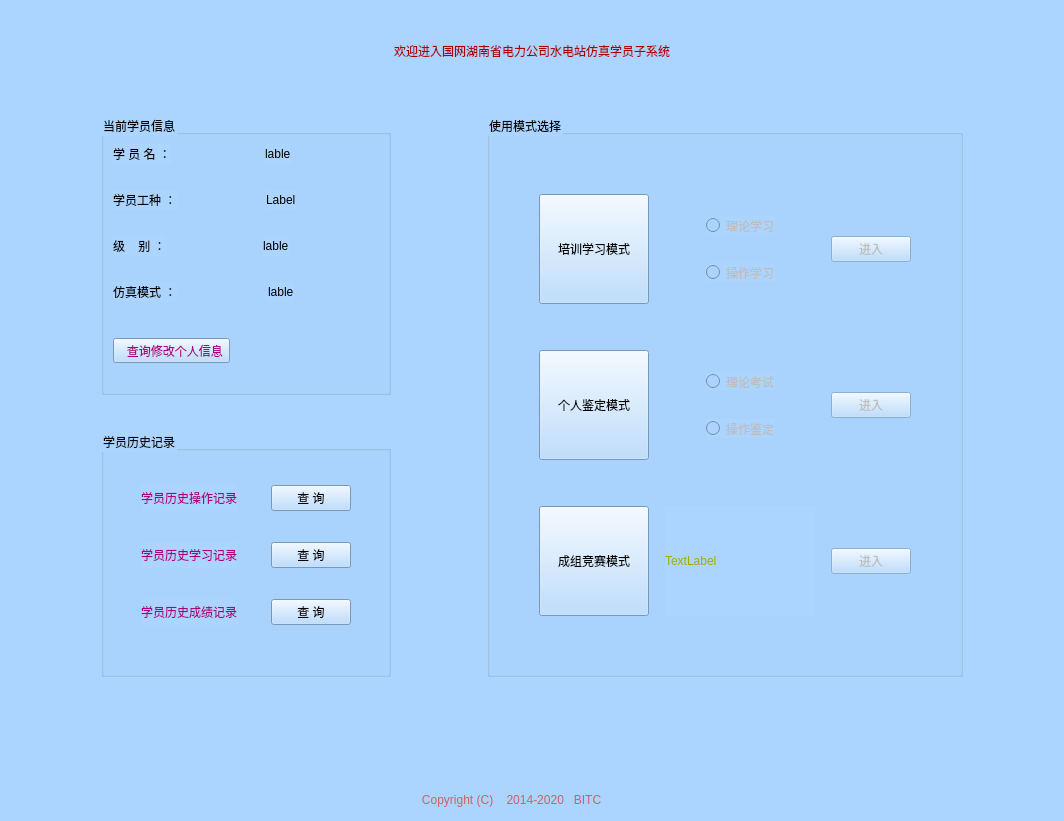
<?xml version="1.0" encoding="UTF-8"?>
<ui version="4.0">
 <class>hostpage</class>
 <widget class="QWidget" name="hostpage">
  <property name="geometry">
   <rect>
    <x>0</x>
    <y>0</y>
    <width>1064</width>
    <height>821</height>
   </rect>
  </property>
  <property name="windowTitle">
   <string>学员站主页面</string>
  </property>
  <property name="styleSheet">
   <string notr="true">font: 14pt &quot;宋体&quot;;
border-color: rgb(0, 255, 0);
background-color: rgb(171, 212, 255);
</string>
  </property>
  <layout class="QGridLayout" name="gridLayout_4">
   <item row="0" column="0">
    <spacer name="verticalSpacer_12">
     <property name="orientation">
      <enum>Qt::Vertical</enum>
     </property>
     <property name="sizeType">
      <enum>QSizePolicy::Fixed</enum>
     </property>
     <property name="sizeHint" stdset="0">
      <size>
       <width>20</width>
       <height>30</height>
      </size>
     </property>
    </spacer>
   </item>
   <item row="1" column="0">
    <layout class="QVBoxLayout" name="verticalLayout_7">
     <item>
      <layout class="QHBoxLayout" name="horizontalLayout_11">
       <item>
        <spacer name="horizontalSpacer_21">
         <property name="orientation">
          <enum>Qt::Horizontal</enum>
         </property>
         <property name="sizeHint" stdset="0">
          <size>
           <width>108</width>
           <height>20</height>
          </size>
         </property>
        </spacer>
       </item>
       <item>
        <widget class="QLabel" name="label_2">
         <property name="styleSheet">
          <string notr="true">
font: 75 24pt &quot;华文新魏&quot;;
color: rgb(170, 0, 0);</string>
         </property>
         <property name="text">
          <string>欢迎进入国网湖南省电力公司水电站仿真学员子系统</string>
         </property>
        </widget>
       </item>
       <item>
        <spacer name="horizontalSpacer_22">
         <property name="orientation">
          <enum>Qt::Horizontal</enum>
         </property>
         <property name="sizeHint" stdset="0">
          <size>
           <width>148</width>
           <height>20</height>
          </size>
         </property>
        </spacer>
       </item>
      </layout>
     </item>
     <item>
      <spacer name="verticalSpacer_10">
       <property name="orientation">
        <enum>Qt::Vertical</enum>
       </property>
       <property name="sizeHint" stdset="0">
        <size>
         <width>20</width>
         <height>48</height>
        </size>
       </property>
      </spacer>
     </item>
     <item>
      <layout class="QHBoxLayout" name="horizontalLayout_10">
       <item>
        <spacer name="horizontalSpacer_19">
         <property name="orientation">
          <enum>Qt::Horizontal</enum>
         </property>
         <property name="sizeHint" stdset="0">
          <size>
           <width>40</width>
           <height>20</height>
          </size>
         </property>
        </spacer>
       </item>
       <item>
        <layout class="QVBoxLayout" name="verticalLayout_6">
         <item>
          <widget class="QGroupBox" name="groupBox">
           <property name="styleSheet">
            <string notr="true"/>
           </property>
           <property name="title">
            <string>当前学员信息</string>
           </property>
           <layout class="QGridLayout" name="gridLayout_3">
            <item row="0" column="0">
             <layout class="QHBoxLayout" name="horizontalLayout_8">
              <item>
               <widget class="QLabel" name="label">
                <property name="text">
                 <string>学 员 名 ：</string>
                </property>
               </widget>
              </item>
              <item>
               <spacer name="horizontalSpacer_16">
                <property name="orientation">
                 <enum>Qt::Horizontal</enum>
                </property>
                <property name="sizeHint" stdset="0">
                 <size>
                  <width>40</width>
                  <height>20</height>
                 </size>
                </property>
               </spacer>
              </item>
              <item>
               <widget class="QLabel" name="label_username">
                <property name="styleSheet">
                 <string notr="true">font: 16pt &quot;宋体&quot;;</string>
                </property>
                <property name="text">
                 <string>lable</string>
                </property>
               </widget>
              </item>
              <item>
               <spacer name="horizontalSpacer_25">
                <property name="orientation">
                 <enum>Qt::Horizontal</enum>
                </property>
                <property name="sizeHint" stdset="0">
                 <size>
                  <width>40</width>
                  <height>20</height>
                 </size>
                </property>
               </spacer>
              </item>
             </layout>
            </item>
            <item row="4" column="0">
             <layout class="QHBoxLayout" name="horizontalLayout_9">
              <item>
               <widget class="QLabel" name="label_3">
                <property name="text">
                 <string>级    别 ：</string>
                </property>
               </widget>
              </item>
              <item>
               <spacer name="horizontalSpacer_17">
                <property name="orientation">
                 <enum>Qt::Horizontal</enum>
                </property>
                <property name="sizeHint" stdset="0">
                 <size>
                  <width>40</width>
                  <height>20</height>
                 </size>
                </property>
               </spacer>
              </item>
              <item>
               <widget class="QLabel" name="label_userrange">
                <property name="styleSheet">
                 <string notr="true"/>
                </property>
                <property name="text">
                 <string>lable</string>
                </property>
               </widget>
              </item>
              <item>
               <spacer name="horizontalSpacer_26">
                <property name="orientation">
                 <enum>Qt::Horizontal</enum>
                </property>
                <property name="sizeHint" stdset="0">
                 <size>
                  <width>40</width>
                  <height>20</height>
                 </size>
                </property>
               </spacer>
              </item>
             </layout>
            </item>
            <item row="10" column="0">
             <widget class="QToolButton" name="toolButton_personinfo">
              <property name="styleSheet">
               <string notr="true">color: rgb(170, 0, 127);</string>
              </property>
              <property name="text">
               <string>  查询修改个人信息</string>
              </property>
              <property name="icon">
               <iconset resource="../SimuTrainee.qrc">
                <normaloff>:/pic/images/未标题-8.png</normaloff>:/pic/images/未标题-8.png</iconset>
              </property>
              <property name="iconSize">
               <size>
                <width>20</width>
                <height>20</height>
               </size>
              </property>
              <property name="toolButtonStyle">
               <enum>Qt::ToolButtonTextBesideIcon</enum>
              </property>
             </widget>
            </item>
            <item row="8" column="0">
             <spacer name="verticalSpacer_13">
              <property name="orientation">
               <enum>Qt::Vertical</enum>
              </property>
              <property name="sizeHint" stdset="0">
               <size>
                <width>20</width>
                <height>30</height>
               </size>
              </property>
             </spacer>
            </item>
            <item row="1" column="0">
             <spacer name="verticalSpacer_14">
              <property name="orientation">
               <enum>Qt::Vertical</enum>
              </property>
              <property name="sizeType">
               <enum>QSizePolicy::Expanding</enum>
              </property>
              <property name="sizeHint" stdset="0">
               <size>
                <width>20</width>
                <height>20</height>
               </size>
              </property>
             </spacer>
            </item>
            <item row="3" column="0">
             <spacer name="verticalSpacer_15">
              <property name="orientation">
               <enum>Qt::Vertical</enum>
              </property>
              <property name="sizeHint" stdset="0">
               <size>
                <width>20</width>
                <height>20</height>
               </size>
              </property>
             </spacer>
            </item>
            <item row="11" column="0">
             <spacer name="verticalSpacer_16">
              <property name="orientation">
               <enum>Qt::Vertical</enum>
              </property>
              <property name="sizeHint" stdset="0">
               <size>
                <width>20</width>
                <height>20</height>
               </size>
              </property>
             </spacer>
            </item>
            <item row="2" column="0">
             <layout class="QHBoxLayout" name="horizontalLayout_13">
              <item>
               <widget class="QLabel" name="label_5">
                <property name="text">
                 <string>学员工种 ：</string>
                </property>
               </widget>
              </item>
              <item>
               <spacer name="horizontalSpacer_30">
                <property name="orientation">
                 <enum>Qt::Horizontal</enum>
                </property>
                <property name="sizeHint" stdset="0">
                 <size>
                  <width>40</width>
                  <height>20</height>
                 </size>
                </property>
               </spacer>
              </item>
              <item>
               <widget class="QLabel" name="label_usertype">
                <property name="text">
                 <string>Label</string>
                </property>
               </widget>
              </item>
              <item>
               <spacer name="horizontalSpacer_29">
                <property name="orientation">
                 <enum>Qt::Horizontal</enum>
                </property>
                <property name="sizeHint" stdset="0">
                 <size>
                  <width>40</width>
                  <height>20</height>
                 </size>
                </property>
               </spacer>
              </item>
             </layout>
            </item>
            <item row="6" column="0">
             <layout class="QHBoxLayout" name="horizontalLayout_14">
              <item>
               <widget class="QLabel" name="label_10">
                <property name="text">
                 <string>仿真模式 ：</string>
                </property>
               </widget>
              </item>
              <item>
               <spacer name="horizontalSpacer_31">
                <property name="orientation">
                 <enum>Qt::Horizontal</enum>
                </property>
                <property name="sizeHint" stdset="0">
                 <size>
                  <width>40</width>
                  <height>20</height>
                 </size>
                </property>
               </spacer>
              </item>
              <item>
               <widget class="QLabel" name="label_usermode">
                <property name="styleSheet">
                 <string notr="true">font: 16pt &quot;宋体&quot;;</string>
                </property>
                <property name="text">
                 <string>lable</string>
                </property>
               </widget>
              </item>
              <item>
               <spacer name="horizontalSpacer_32">
                <property name="orientation">
                 <enum>Qt::Horizontal</enum>
                </property>
                <property name="sizeHint" stdset="0">
                 <size>
                  <width>40</width>
                  <height>20</height>
                 </size>
                </property>
               </spacer>
              </item>
             </layout>
            </item>
            <item row="5" column="0">
             <spacer name="verticalSpacer_17">
              <property name="orientation">
               <enum>Qt::Vertical</enum>
              </property>
              <property name="sizeHint" stdset="0">
               <size>
                <width>20</width>
                <height>20</height>
               </size>
              </property>
             </spacer>
            </item>
           </layout>
          </widget>
         </item>
         <item>
          <spacer name="verticalSpacer_9">
           <property name="orientation">
            <enum>Qt::Vertical</enum>
           </property>
           <property name="sizeHint" stdset="0">
            <size>
             <width>20</width>
             <height>30</height>
            </size>
           </property>
          </spacer>
         </item>
         <item>
          <widget class="QGroupBox" name="groupBox_2">
           <property name="title">
            <string>学员历史记录</string>
           </property>
           <layout class="QGridLayout" name="gridLayout_2">
            <item row="0" column="0">
             <layout class="QVBoxLayout" name="verticalLayout_5">
              <item>
               <spacer name="verticalSpacer_5">
                <property name="orientation">
                 <enum>Qt::Vertical</enum>
                </property>
                <property name="sizeHint" stdset="0">
                 <size>
                  <width>20</width>
                  <height>25</height>
                 </size>
                </property>
               </spacer>
              </item>
              <item>
               <layout class="QHBoxLayout" name="horizontalLayout_5">
                <item>
                 <spacer name="horizontalSpacer_9">
                  <property name="orientation">
                   <enum>Qt::Horizontal</enum>
                  </property>
                  <property name="sizeHint" stdset="0">
                   <size>
                    <width>28</width>
                    <height>20</height>
                   </size>
                  </property>
                 </spacer>
                </item>
                <item>
                 <widget class="QLabel" name="label_4">
                  <property name="styleSheet">
                   <string notr="true">color: rgb(170, 0, 127);</string>
                  </property>
                  <property name="text">
                   <string>学员历史操作记录</string>
                  </property>
                 </widget>
                </item>
                <item>
                 <spacer name="horizontalSpacer_7">
                  <property name="orientation">
                   <enum>Qt::Horizontal</enum>
                  </property>
                  <property name="sizeHint" stdset="0">
                   <size>
                    <width>28</width>
                    <height>20</height>
                   </size>
                  </property>
                 </spacer>
                </item>
                <item>
                 <widget class="QPushButton" name="pushButton_oprrecord">
                  <property name="text">
                   <string>查 询</string>
                  </property>
                  <property name="icon">
                   <iconset resource="../SimuTrainee.qrc">
                    <normaloff>:/pic/images/(09,13).png</normaloff>:/pic/images/(09,13).png</iconset>
                  </property>
                  <property name="iconSize">
                   <size>
                    <width>20</width>
                    <height>20</height>
                   </size>
                  </property>
                 </widget>
                </item>
                <item>
                 <spacer name="horizontalSpacer_8">
                  <property name="orientation">
                   <enum>Qt::Horizontal</enum>
                  </property>
                  <property name="sizeHint" stdset="0">
                   <size>
                    <width>28</width>
                    <height>20</height>
                   </size>
                  </property>
                 </spacer>
                </item>
               </layout>
              </item>
              <item>
               <spacer name="verticalSpacer_6">
                <property name="orientation">
                 <enum>Qt::Vertical</enum>
                </property>
                <property name="sizeHint" stdset="0">
                 <size>
                  <width>20</width>
                  <height>25</height>
                 </size>
                </property>
               </spacer>
              </item>
              <item>
               <layout class="QHBoxLayout" name="horizontalLayout_6">
                <item>
                 <spacer name="horizontalSpacer_10">
                  <property name="orientation">
                   <enum>Qt::Horizontal</enum>
                  </property>
                  <property name="sizeHint" stdset="0">
                   <size>
                    <width>28</width>
                    <height>20</height>
                   </size>
                  </property>
                 </spacer>
                </item>
                <item>
                 <widget class="QLabel" name="label_6">
                  <property name="styleSheet">
                   <string notr="true">color: rgb(170, 0, 127);</string>
                  </property>
                  <property name="text">
                   <string>学员历史学习记录</string>
                  </property>
                 </widget>
                </item>
                <item>
                 <spacer name="horizontalSpacer_11">
                  <property name="orientation">
                   <enum>Qt::Horizontal</enum>
                  </property>
                  <property name="sizeHint" stdset="0">
                   <size>
                    <width>28</width>
                    <height>20</height>
                   </size>
                  </property>
                 </spacer>
                </item>
                <item>
                 <widget class="QPushButton" name="pushButton_studyrecord">
                  <property name="text">
                   <string>查 询</string>
                  </property>
                  <property name="icon">
                   <iconset resource="../SimuTrainee.qrc">
                    <normaloff>:/pic/images/(09,13).png</normaloff>:/pic/images/(09,13).png</iconset>
                  </property>
                  <property name="iconSize">
                   <size>
                    <width>20</width>
                    <height>20</height>
                   </size>
                  </property>
                 </widget>
                </item>
                <item>
                 <spacer name="horizontalSpacer_12">
                  <property name="orientation">
                   <enum>Qt::Horizontal</enum>
                  </property>
                  <property name="sizeHint" stdset="0">
                   <size>
                    <width>28</width>
                    <height>20</height>
                   </size>
                  </property>
                 </spacer>
                </item>
               </layout>
              </item>
              <item>
               <spacer name="verticalSpacer_7">
                <property name="orientation">
                 <enum>Qt::Vertical</enum>
                </property>
                <property name="sizeHint" stdset="0">
                 <size>
                  <width>17</width>
                  <height>25</height>
                 </size>
                </property>
               </spacer>
              </item>
              <item>
               <layout class="QHBoxLayout" name="horizontalLayout_7">
                <item>
                 <spacer name="horizontalSpacer_13">
                  <property name="orientation">
                   <enum>Qt::Horizontal</enum>
                  </property>
                  <property name="sizeHint" stdset="0">
                   <size>
                    <width>28</width>
                    <height>20</height>
                   </size>
                  </property>
                 </spacer>
                </item>
                <item>
                 <widget class="QLabel" name="label_7">
                  <property name="styleSheet">
                   <string notr="true">color: rgb(170, 0, 127);</string>
                  </property>
                  <property name="text">
                   <string>学员历史成绩记录</string>
                  </property>
                 </widget>
                </item>
                <item>
                 <spacer name="horizontalSpacer_14">
                  <property name="orientation">
                   <enum>Qt::Horizontal</enum>
                  </property>
                  <property name="sizeHint" stdset="0">
                   <size>
                    <width>28</width>
                    <height>20</height>
                   </size>
                  </property>
                 </spacer>
                </item>
                <item>
                 <widget class="QPushButton" name="pushButton_scorerecord">
                  <property name="text">
                   <string>查 询</string>
                  </property>
                  <property name="icon">
                   <iconset resource="../SimuTrainee.qrc">
                    <normaloff>:/pic/images/(09,13).png</normaloff>:/pic/images/(09,13).png</iconset>
                  </property>
                  <property name="iconSize">
                   <size>
                    <width>20</width>
                    <height>20</height>
                   </size>
                  </property>
                 </widget>
                </item>
                <item>
                 <spacer name="horizontalSpacer_15">
                  <property name="orientation">
                   <enum>Qt::Horizontal</enum>
                  </property>
                  <property name="sizeHint" stdset="0">
                   <size>
                    <width>28</width>
                    <height>20</height>
                   </size>
                  </property>
                 </spacer>
                </item>
               </layout>
              </item>
              <item>
               <spacer name="verticalSpacer_8">
                <property name="orientation">
                 <enum>Qt::Vertical</enum>
                </property>
                <property name="sizeHint" stdset="0">
                 <size>
                  <width>20</width>
                  <height>40</height>
                 </size>
                </property>
               </spacer>
              </item>
             </layout>
            </item>
           </layout>
          </widget>
         </item>
        </layout>
       </item>
       <item>
        <spacer name="horizontalSpacer_18">
         <property name="orientation">
          <enum>Qt::Horizontal</enum>
         </property>
         <property name="sizeHint" stdset="0">
          <size>
           <width>68</width>
           <height>20</height>
          </size>
         </property>
        </spacer>
       </item>
       <item>
        <widget class="QGroupBox" name="groupBox_3">
         <property name="title">
          <string>使用模式选择</string>
         </property>
         <layout class="QGridLayout" name="gridLayout">
          <item row="0" column="0">
           <layout class="QVBoxLayout" name="verticalLayout_4">
            <item>
             <spacer name="verticalSpacer_3">
              <property name="orientation">
               <enum>Qt::Vertical</enum>
              </property>
              <property name="sizeHint" stdset="0">
               <size>
                <width>20</width>
                <height>40</height>
               </size>
              </property>
             </spacer>
            </item>
            <item>
             <layout class="QHBoxLayout" name="horizontalLayout_4">
              <item>
               <spacer name="horizontalSpacer_5">
                <property name="orientation">
                 <enum>Qt::Horizontal</enum>
                </property>
                <property name="sizeHint" stdset="0">
                 <size>
                  <width>40</width>
                  <height>20</height>
                 </size>
                </property>
               </spacer>
              </item>
              <item>
               <layout class="QVBoxLayout" name="verticalLayout_3">
                <item>
                 <layout class="QHBoxLayout" name="horizontalLayout_3">
                  <item>
                   <widget class="QToolButton" name="toolButton_ModeS">
                    <property name="minimumSize">
                     <size>
                      <width>110</width>
                      <height>110</height>
                     </size>
                    </property>
                    <property name="text">
                     <string>培训学习模式</string>
                    </property>
                    <property name="icon">
                     <iconset resource="../SimuTrainee.qrc">
                      <normaloff>:/pic/images/background/学习图标.png</normaloff>:/pic/images/background/学习图标.png</iconset>
                    </property>
                    <property name="iconSize">
                     <size>
                      <width>60</width>
                      <height>60</height>
                     </size>
                    </property>
                    <property name="checkable">
                     <bool>true</bool>
                    </property>
                    <property name="toolButtonStyle">
                     <enum>Qt::ToolButtonTextUnderIcon</enum>
                    </property>
                    <attribute name="buttonGroup">
                     <string>buttonGroup_2</string>
                    </attribute>
                   </widget>
                  </item>
                  <item>
                   <spacer name="horizontalSpacer_27">
                    <property name="orientation">
                     <enum>Qt::Horizontal</enum>
                    </property>
                    <property name="sizeHint" stdset="0">
                     <size>
                      <width>40</width>
                      <height>20</height>
                     </size>
                    </property>
                   </spacer>
                  </item>
                  <item>
                   <layout class="QVBoxLayout" name="verticalLayout">
                    <item>
                     <widget class="QRadioButton" name="radioButton_ST">
                      <property name="enabled">
                       <bool>false</bool>
                      </property>
                      <property name="text">
                       <string>理论学习</string>
                      </property>
                      <attribute name="buttonGroup">
                       <string>buttonGroup</string>
                      </attribute>
                     </widget>
                    </item>
                    <item>
                     <widget class="QRadioButton" name="radioButton_SO">
                      <property name="enabled">
                       <bool>false</bool>
                      </property>
                      <property name="text">
                       <string>操作学习</string>
                      </property>
                      <attribute name="buttonGroup">
                       <string>buttonGroup</string>
                      </attribute>
                     </widget>
                    </item>
                   </layout>
                  </item>
                  <item>
                   <spacer name="horizontalSpacer_2">
                    <property name="orientation">
                     <enum>Qt::Horizontal</enum>
                    </property>
                    <property name="sizeHint" stdset="0">
                     <size>
                      <width>40</width>
                      <height>20</height>
                     </size>
                    </property>
                   </spacer>
                  </item>
                  <item>
                   <widget class="QPushButton" name="pushButton_EtStudy">
                    <property name="enabled">
                     <bool>false</bool>
                    </property>
                    <property name="text">
                     <string>进入</string>
                    </property>
                   </widget>
                  </item>
                 </layout>
                </item>
                <item>
                 <spacer name="verticalSpacer">
                  <property name="orientation">
                   <enum>Qt::Vertical</enum>
                  </property>
                  <property name="sizeHint" stdset="0">
                   <size>
                    <width>20</width>
                    <height>40</height>
                   </size>
                  </property>
                 </spacer>
                </item>
                <item>
                 <layout class="QHBoxLayout" name="horizontalLayout_2">
                  <item>
                   <widget class="QToolButton" name="toolButton_ModeE">
                    <property name="minimumSize">
                     <size>
                      <width>110</width>
                      <height>110</height>
                     </size>
                    </property>
                    <property name="text">
                     <string>个人鉴定模式</string>
                    </property>
                    <property name="icon">
                     <iconset resource="../SimuTrainee.qrc">
                      <normaloff>:/pic/images/background/考试图标.png</normaloff>:/pic/images/background/考试图标.png</iconset>
                    </property>
                    <property name="iconSize">
                     <size>
                      <width>60</width>
                      <height>60</height>
                     </size>
                    </property>
                    <property name="checkable">
                     <bool>true</bool>
                    </property>
                    <property name="toolButtonStyle">
                     <enum>Qt::ToolButtonTextUnderIcon</enum>
                    </property>
                    <attribute name="buttonGroup">
                     <string>buttonGroup_2</string>
                    </attribute>
                   </widget>
                  </item>
                  <item>
                   <spacer name="horizontalSpacer_28">
                    <property name="orientation">
                     <enum>Qt::Horizontal</enum>
                    </property>
                    <property name="sizeHint" stdset="0">
                     <size>
                      <width>40</width>
                      <height>20</height>
                     </size>
                    </property>
                   </spacer>
                  </item>
                  <item>
                   <layout class="QVBoxLayout" name="verticalLayout_2">
                    <item>
                     <widget class="QRadioButton" name="radioButton_ET">
                      <property name="enabled">
                       <bool>false</bool>
                      </property>
                      <property name="text">
                       <string>理论考试</string>
                      </property>
                     </widget>
                    </item>
                    <item>
                     <widget class="QRadioButton" name="radioButton_EO">
                      <property name="enabled">
                       <bool>false</bool>
                      </property>
                      <property name="text">
                       <string>操作鉴定</string>
                      </property>
                     </widget>
                    </item>
                   </layout>
                  </item>
                  <item>
                   <spacer name="horizontalSpacer_3">
                    <property name="orientation">
                     <enum>Qt::Horizontal</enum>
                    </property>
                    <property name="sizeHint" stdset="0">
                     <size>
                      <width>40</width>
                      <height>20</height>
                     </size>
                    </property>
                   </spacer>
                  </item>
                  <item>
                   <widget class="QPushButton" name="pushButton_EtExam">
                    <property name="enabled">
                     <bool>false</bool>
                    </property>
                    <property name="text">
                     <string>进入</string>
                    </property>
                   </widget>
                  </item>
                 </layout>
                </item>
                <item>
                 <spacer name="verticalSpacer_2">
                  <property name="orientation">
                   <enum>Qt::Vertical</enum>
                  </property>
                  <property name="sizeHint" stdset="0">
                   <size>
                    <width>20</width>
                    <height>40</height>
                   </size>
                  </property>
                 </spacer>
                </item>
                <item>
                 <layout class="QHBoxLayout" name="horizontalLayout">
                  <item>
                   <widget class="QToolButton" name="toolButton_ModeC">
                    <property name="minimumSize">
                     <size>
                      <width>110</width>
                      <height>110</height>
                     </size>
                    </property>
                    <property name="text">
                     <string>成组竞赛模式</string>
                    </property>
                    <property name="icon">
                     <iconset resource="../SimuTrainee.qrc">
                      <normaloff>:/pic/images/background/竞赛模式.png</normaloff>:/pic/images/background/竞赛模式.png</iconset>
                    </property>
                    <property name="iconSize">
                     <size>
                      <width>60</width>
                      <height>60</height>
                     </size>
                    </property>
                    <property name="checkable">
                     <bool>true</bool>
                    </property>
                    <property name="toolButtonStyle">
                     <enum>Qt::ToolButtonTextUnderIcon</enum>
                    </property>
                    <attribute name="buttonGroup">
                     <string>buttonGroup_2</string>
                    </attribute>
                   </widget>
                  </item>
                  <item>
                   <spacer name="horizontalSpacer">
                    <property name="orientation">
                     <enum>Qt::Horizontal</enum>
                    </property>
                    <property name="sizeHint" stdset="0">
                     <size>
                      <width>10</width>
                      <height>20</height>
                     </size>
                    </property>
                   </spacer>
                  </item>
                  <item>
                   <widget class="QLabel" name="label_ContestNum">
                    <property name="minimumSize">
                     <size>
                      <width>150</width>
                      <height>0</height>
                     </size>
                    </property>
                    <property name="styleSheet">
                     <string notr="true">color: rgb(170, 170, 0);</string>
                    </property>
                    <property name="text">
                     <string>TextLabel</string>
                    </property>
                   </widget>
                  </item>
                  <item>
                   <spacer name="horizontalSpacer_4">
                    <property name="orientation">
                     <enum>Qt::Horizontal</enum>
                    </property>
                    <property name="sizeHint" stdset="0">
                     <size>
                      <width>10</width>
                      <height>20</height>
                     </size>
                    </property>
                   </spacer>
                  </item>
                  <item>
                   <widget class="QPushButton" name="pushButton_EtComplet">
                    <property name="enabled">
                     <bool>false</bool>
                    </property>
                    <property name="text">
                     <string>进入</string>
                    </property>
                   </widget>
                  </item>
                 </layout>
                </item>
               </layout>
              </item>
              <item>
               <spacer name="horizontalSpacer_6">
                <property name="orientation">
                 <enum>Qt::Horizontal</enum>
                </property>
                <property name="sizeHint" stdset="0">
                 <size>
                  <width>40</width>
                  <height>20</height>
                 </size>
                </property>
               </spacer>
              </item>
             </layout>
            </item>
            <item>
             <spacer name="verticalSpacer_4">
              <property name="orientation">
               <enum>Qt::Vertical</enum>
              </property>
              <property name="sizeHint" stdset="0">
               <size>
                <width>20</width>
                <height>40</height>
               </size>
              </property>
             </spacer>
            </item>
           </layout>
          </item>
         </layout>
        </widget>
       </item>
       <item>
        <spacer name="horizontalSpacer_20">
         <property name="orientation">
          <enum>Qt::Horizontal</enum>
         </property>
         <property name="sizeHint" stdset="0">
          <size>
           <width>40</width>
           <height>20</height>
          </size>
         </property>
        </spacer>
       </item>
      </layout>
     </item>
    </layout>
   </item>
   <item row="2" column="0">
    <spacer name="verticalSpacer_11">
     <property name="orientation">
      <enum>Qt::Vertical</enum>
     </property>
     <property name="sizeHint" stdset="0">
      <size>
       <width>20</width>
       <height>12</height>
      </size>
     </property>
    </spacer>
   </item>
   <item row="3" column="0">
    <layout class="QHBoxLayout" name="horizontalLayout_12">
     <item>
      <spacer name="horizontalSpacer_23">
       <property name="orientation">
        <enum>Qt::Horizontal</enum>
       </property>
       <property name="sizeHint" stdset="0">
        <size>
         <width>40</width>
         <height>20</height>
        </size>
       </property>
      </spacer>
     </item>
     <item>
      <widget class="QLabel" name="label_8">
       <property name="styleSheet">
        <string notr="true">color: rgb(200, 100, 100);
font: 75 14pt &quot;微软雅黑&quot;;</string>
       </property>
       <property name="text">
        <string>   Copyright (C)    2014-2020   BITC               </string>
       </property>
      </widget>
     </item>
     <item>
      <spacer name="horizontalSpacer_24">
       <property name="orientation">
        <enum>Qt::Horizontal</enum>
       </property>
       <property name="sizeHint" stdset="0">
        <size>
         <width>40</width>
         <height>20</height>
        </size>
       </property>
      </spacer>
     </item>
    </layout>
   </item>
  </layout>
 </widget>
 <resources>
  <include location="../SimuTrainee.qrc"/>
 </resources>
 <connections/>
 <buttongroups>
  <buttongroup name="buttonGroup_2"/>
  <buttongroup name="buttonGroup"/>
 </buttongroups>
</ui>
